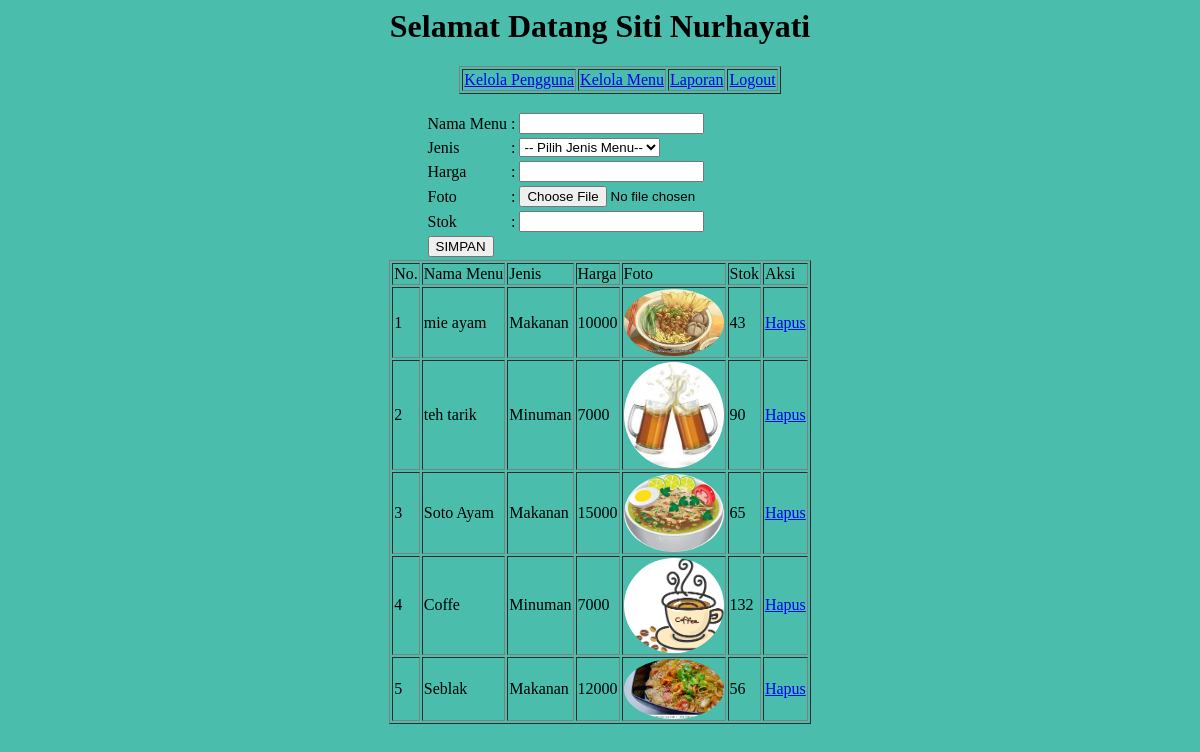
The app's page /master/admin.php?menu=menu (signed in) with its own data.
### tables this page shows
CREATE TABLE `tb_menu` (
  `id_menu` int(11) NOT NULL,
  `nama_menu` varchar(30) NOT NULL,
  `jenis` varchar(15) NOT NULL,
  `harga` int(11) NOT NULL,
  `foto` varchar(255) NOT NULL,
  `stok` int(11) NOT NULL
);

### master/menu.php (the view, shortened to what this page needs)
<html>
 <head>
   </head>
    <form method="post" enctype="multipart/form-data">
      <center>
     <body>
      <center>
       <table>
         <tr>
           <td>Nama Menu</td>
               <td>:</td>
               <td><input type="text" name="namaMenu"></td>
         </tr><tr>
           		<td>Jenis</td>
                <td>:</td>
                 <td>
                 	<select name="jenis">
                  <option value="" disabled selected>-- Pilih Jenis Menu--</option>
                  </select>
              	</td>
         </tr>
         <tr>
                  <td>Harga</td>
                  <td>:</td>
                  <td><input type="number" name="harga"></td>
         </tr>
         <tr>
                  <td>Foto</td>
                  <td>:</td>
                  <td><input type="file" name="gambar"></td>
         </tr>
         <tr>
         		  <td>Stok</td>
         		  <td>:</td>
                  <td><input type="number" name="stok"></td>
         </tr>
         <tr>
         	 	  <td><input type="submit" name="simpan" value="SIMPAN"></td>
         </tr>
      </table><table border="1">
         <tr>
                  <td>No.</td>
                  <td>Nama Menu</td>
                  <td>Jenis</td>
                  <td>Harga</td>
                  <td>Foto</td>
                  <td>Stok</td>
			 	  <td>Aksi</td>
    		</tr>
    		<?php
    			$no=0;
    			$sql= mysqli_query($con, "SELECT * FROM tb_menu");
    			while($r=mysqli_fetch_array($sql)){
     				$no++;
     	?>
    	<tr>
    			  <td><?php echo $no; ?></td>
     			  <td><?php echo $r['nama_menu']; ?></td>
                  <td><?php echo $r['jenis']; ?></td>
                  <td><?php echo $r['harga']; ?></td>
                  <td><img src="../img/<?php echo $r['foto'] ?>"width="100px"></td>
                  <td><?php echo $r['stok']; ?></td>
           <td><a href="?menu=menu&hapus&id=<?php echo $r['id_menu'] ?>" onClick="return confirm('Anda Yakin')">Hapus</a></td>
    </tr>
    <?php } ?>
   </table>
  </center>
  </body>
</center>
 </form>
</html>

### master/style.css (style rules this page uses)
img { border-radius: 50%; }
body { background-color:#4ABDAC; }

### records on screen
tb_menu: nama_menu "mie ayam", jenis "Makanan", harga "10000", foto (picture), stok "43"
tb_menu: nama_menu "teh tarik", jenis "Minuman", harga "7000", foto (picture), stok "90"
tb_menu: nama_menu "Soto Ayam", jenis "Makanan", harga "15000", foto (picture), stok "65"
tb_menu: nama_menu "Coffe", jenis "Minuman", harga "7000", foto (picture), stok "132"
tb_menu: nama_menu "Seblak", jenis "Makanan", harga "12000", foto (picture), stok "56"

### other values on screen
$_SESSION['nama'] "Siti Nurhayati"
